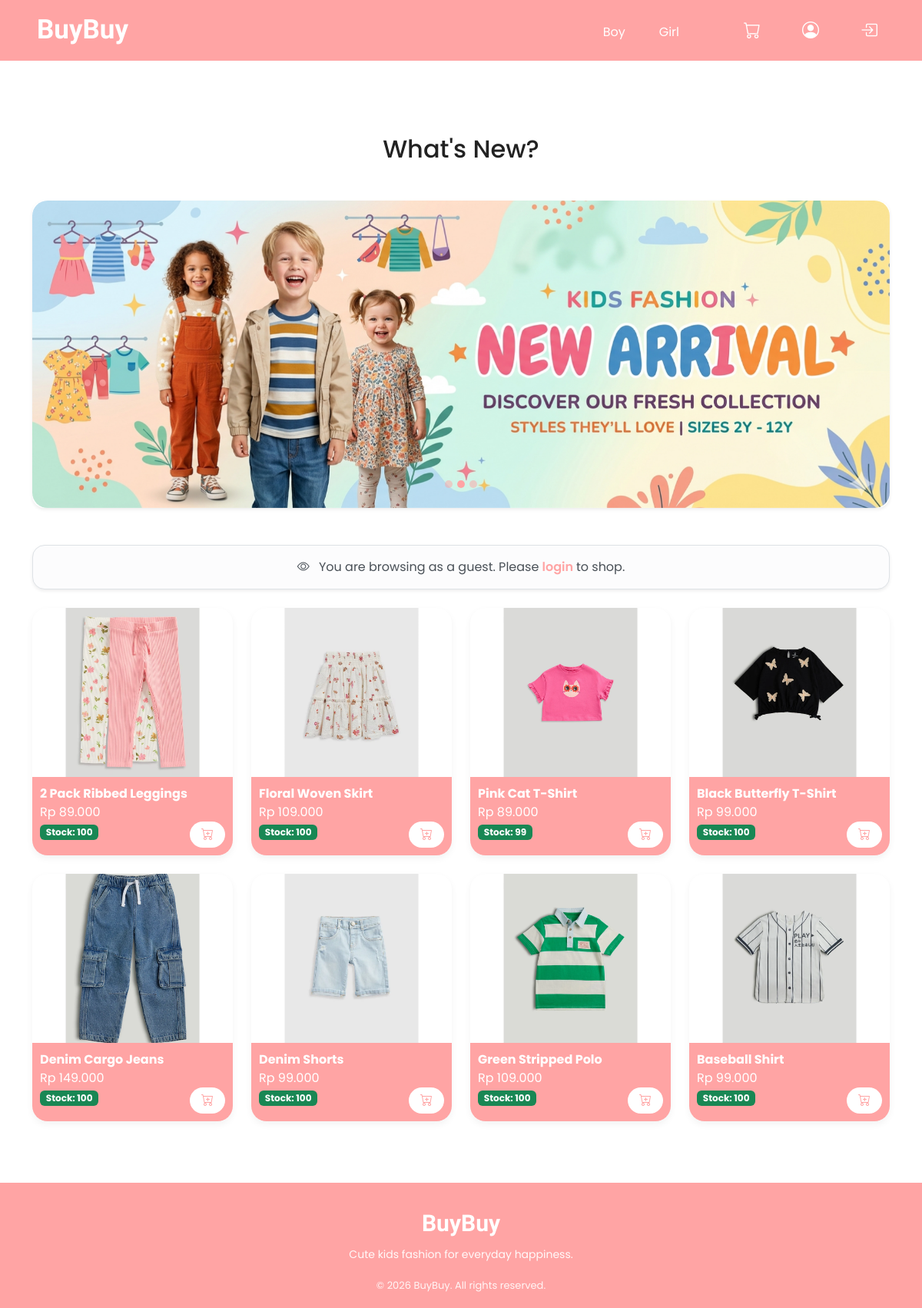
/customer/index.php, run on the app's committed database.
### tables this page shows
CREATE TABLE `products` (
  `id` int(11) NOT NULL,
  `name` varchar(100) NOT NULL,
  `description` text DEFAULT NULL,
  `category` varchar(100) NOT NULL,
  `price` decimal(10,2) NOT NULL,
  `stock` int(11) NOT NULL,
  `image` varchar(255) NOT NULL,
  `created_at` timestamp NOT NULL DEFAULT current_timestamp()
);

### customer/index.php (the view, shortened to what this page needs)
<?php
include '../config/database.php';
$is_login = isset($_SESSION['user_id']);
$category = $_GET['category'] ?? '';
if($category == 'boy' || $category == 'girl'){
    $products = mysqli_query($conn, "SELECT * FROM products WHERE category='$category' ORDER BY id DESC");
} else {
    $products = mysqli_query($conn, "SELECT * FROM products ORDER BY id DESC");
}
$cart_count = 0;
?>
<!DOCTYPE html>
<html lang="en">
<head>
<link href="https://cdn.jsdelivr.net/npm/bootstrap@5.3.2/dist/css/bootstrap.min.css" rel="stylesheet">
<link href="https://cdn.jsdelivr.net/npm/bootstrap-icons/font/bootstrap-icons.css" rel="stylesheet">
</head>
<body>
<nav class="navbar navbar-expand-lg px-5">
    <div class="d-flex w-100 align-items-center justify-content-between">
        <div class="d-flex align-items-center">
            <a class="navbar-brand" href="index.php">BuyBuy</a>
        </div>
        <div class="d-flex align-items-center gap-4">
            <a href="index.php?category=boy" class="nav-link">Boy</a>
            <a href="index.php?category=girl" class="nav-link">Girl</a>
            <?php if($is_login): ?>
                <a href="cart.php" class="nav-icon position-relative">
                    <i class="bi bi-cart"></i>
                    <?php if($cart_count > 0): ?>
                        <span class="cart-badge"><?= $cart_count ?></span>
                    <?php endif; ?>
                </a>
                <a href="profile.php" class="nav-icon">
                    <i class="bi bi-person-circle"></i>
                </a>
                <a href="../auth/logout.php" class="nav-icon" title="Logout">
                    <i class="bi bi-box-arrow-right"></i>
                </a>
            <?php else: ?>
                <a href="../auth/login-customer.php" class="nav-icon position-relative" title="Login to shop">
                    <i class="bi bi-cart"></i>
                </a>
                <a href="../auth/login-customer.php" class="nav-icon" title="Login first">
                    <i class="bi bi-person-circle"></i>
                </a>
                <a href="../auth/login-customer.php" class="nav-icon" title="Login">
                    <i class="bi bi-box-arrow-in-right"></i>
                </a>
            <?php endif; ?>
        </div>
    </div>
</nav>
<section class="mt-5 px-3 py-5">
    <h1 class="text-center mb-5" style="font-size: 32px; font-weight: 500; color: #222;">
        What's New?
    </h1>
    <div class="container">
        <div id="homeCarousel" class="carousel slide carousel-fade"
             data-bs-ride="carousel"
             data-bs-interval="2500"
             data-bs-pause="false">
            <div class="carousel-indicators">
                <button type="button" data-bs-target="#homeCarousel" data-bs-slide-to="0" class="active"></button>
                <button type="button" data-bs-target="#homeCarousel" data-bs-slide-to="1"></button>
                <button type="button" data-bs-target="#homeCarousel" data-bs-slide-to="2"></button>
            </div>
            <div class="carousel-inner rounded-4 overflow-hidden shadow-sm">
                <div class="carousel-item">
                    <img src="../assets/uploads/carousel2.png" class="d-block w-100 carousel-img" alt="Slide 2">
                </div>
            </div>
        </div>
    </div>
</section>
<?php if(!$is_login): ?>
<div class="container mb-4">
    <div class="alert alert-light border text-center shadow-sm rounded-4">
        <i class="bi bi-eye me-2"></i>
        You are browsing as a guest. Please
        <a href="../auth/login-customer.php" class="fw-semibold text-decoration-none" style="color:#FFA4A4;">
            login
        </a>
        to shop.
    </div>
</div>
<?php endif; ?>
<div class="container products" id="productSection">
    <div class="row g-4">
        <?php while($row = mysqli_fetch_assoc($products)) : ?>
        <div class="col-md-3">
            <div class="product-card"
                onclick="window.location='product-detail.php?id=<?= $row['id'] ?>'">
                <div class="product-image">
                    <?php if($row['image']) : ?>
                        <img src="../assets/uploads/<?= $row['image'] ?>">
                    <?php endif; ?>
                </div>
                <div class="product-info">
                    <strong><?= $row['name'] ?></strong><br>
                    Rp <?= number_format($row['price'],0,',','.') ?>
                    <?php if($row['stock'] <= 0): ?>
                        <br><span class="badge bg-danger mt-1">Out Of Stock</span>
                        <button class="add-cart-btn" disabled onclick="event.stopPropagation();">
                            <i class="bi bi-cart-plus"></i>
                        </button>
                    <?php else: ?>
                        <br><span class="badge bg-success mt-1">
                            Stock: <?= $row['stock'] ?>
                        </span>
                        <?php if($is_login): ?>
                            <form method="POST" action="../process/add-to-cart.php">
                                <input type="hidden" name="product_id" value="<?= $row['id']; ?>">
                                <button type="submit" class="add-cart-btn"
                                    onclick="event.stopPropagation();">
                                    <i class="bi bi-cart-plus"></i>
                                </button>
                            </form>
                        <?php else: ?>
                            <a href="../auth/login-customer.php"
                               class="add-cart-btn text-decoration-none d-inline-block"
                               onclick="event.stopPropagation();">
                                <i class="bi bi-cart-plus"></i>
                            </a>
                        <?php endif; ?>
                    <?php endif; ?>
                </div>
            </div>
        </div>
        <?php endwhile; ?>
    </div>
</div>
<footer class="footer">
    <div class="container text-center">
        <div class="footer-brand mb-2">BuyBuy</div>
        <p class="footer-text mb-3">Cute kids fashion for everyday happiness.</p>
        <div class="footer-bottom">
            © 2026 BuyBuy. All rights reserved.
        </div>
    </div>
</footer>
</body>
</html>

### customer/index.php (style rules this page uses)
body { font-family: 'Poppins', sans-serif; background:#ffff; }
.navbar { background:#FFA4A4; }
.navbar-brand { font-weight: 700; color: white !important; font-size: 35px; font-family: Simonetta; }
.nav-link { color: white !important; font-weight: 400; text-decoration: none; padding: 0 px; margin-top: 5px; margin-left: -20px; margin-right: 40px; }
.nav-icon { font-size: 22px; color: white; position: relative; margin-right: 10px; transition: 0.3s; }
.nav-icon { color:white !important; font-size:22px; margin-left:20px; transition:0.2s; }
.product-card { border-radius: 20px; overflow: hidden; background: white; box-shadow: 0 4px 10px rgba(0, 0, 0, 0.05); display: flex; flex-direction: column; transition: all 0.3s ease; cursor: pointer; }
.product-info { background: #FFA4A4; color: white; padding: 10px; margin: 0; }
.product-image { height: 220px; overflow: hidden; }
.product-image img { width: 100%; height: 100%; object-fit: cover; }
.add-cart-btn { background: white; color: #FFA4A4; border: none; border-radius: 20px; padding: 5px 15px; float: right; }
.carousel-img { height: 400px; object-fit: cover; border-radius: 20px; }
.carousel-indicators [data-bs-target] { background-color: #FFA4A4; width: 10px; height: 10px; border-radius: 50%; }
.carousel-item { transition: transform 0.8s ease-in-out, opacity 0.8s ease-in-out; }
.footer { background: #FFA4A4; color: white; margin-top: 80px; padding: 30px 0 20px; }
.footer-brand { font-family: Simonetta; font-size: 30px; font-weight: 700; }
.footer-text { font-size: 14px; opacity: 0.95; }
.footer-bottom { font-size: 13px; margin-top: 20px; opacity: 0.9; }

### data on the page
products: image (picture), name "2 Pack Ribbed Leggings", price "89.000", stock "100"
products: image (picture), name "Floral Woven Skirt", price "109.000", stock "100"
products: image (picture), name "Pink Cat T-Shirt", price "89.000", stock "99"
products: image (picture), name "Black Butterfly T-Shirt", price "99.000", stock "100"
products: image (picture), name "Denim Cargo Jeans", price "149.000", stock "100"
products: image (picture), name "Denim Shorts", price "99.000", stock "100"
products: image (picture), name "Green Stripped Polo", price "109.000", stock "100"
products: image (picture), name "Baseball Shirt", price "99.000", stock "100"
